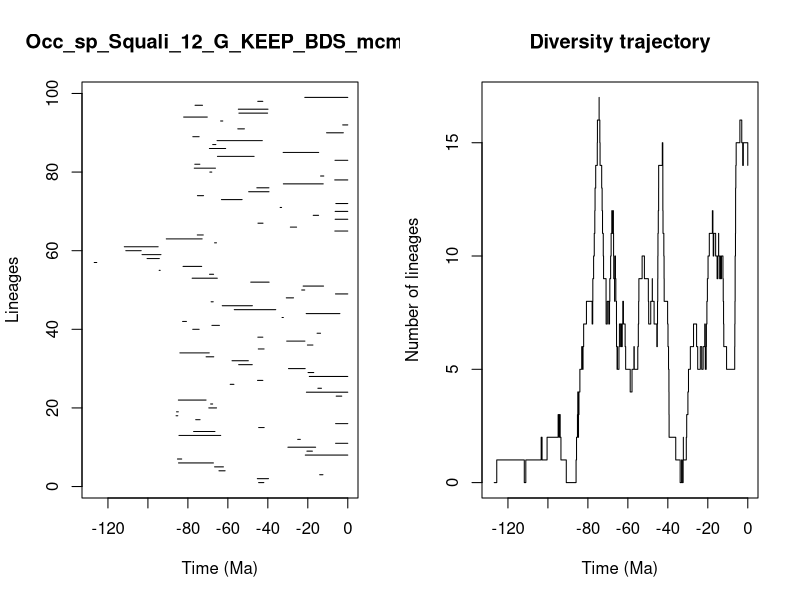

The R source for this figure:


pdf(file='../Results/Species/5_MA_bins_EP/pyrate_mcmc_logs/Occ_sp_Squali_12_G_KEEP_BDS_mcmc_LTT.pdf',width=0.6*20, height=0.6*10)
title = "Occ_sp_Squali_12_G_KEEP_BDS_mcmc"
ts=c(44.60699264198795, 45.259991040149366,14.054325461629512,64.45776685750054,66.64934896216238,84.69249740411352,85.2214711938852,21.26521550184895,20.455323698798363,29.955716317613426,6.09880677019318,25.053772838444104,84.46593869586722,77.141964422727,44.59073358243101,6.090241634638471,76.08924698908731,85.91380503576198,85.68376048989833,69.54730999921236,68.62331597810787,84.7718119655667,5.807032198264682,20.70662531569344,14.955409428527283,58.82877489471519,45.16112608201367,19.25024796176908,19.875771255053635,29.666031356300916,54.59392383118818,57.91890433667152,70.8925740544468,84.0050475676019,44.77722656760511,20.209233181059755,30.561072536088062,44.99783575128517,15.357469002612305,77.57916006821083,67.97983670417922,82.64845956976508,32.888348006006254,20.809586466866477,56.799820947688644,62.80963806667259,68.37490627774379,30.763967445785077,6.156626778960928,23.052165923115915,22.338014399426775,48.55205228325963,77.87373263733363,69.17397019670469,94.37826709854787,82.42583979891745,126.86663555905311,100.4196128085056,102.93336267543377,111.05919547172489,111.82122846773709,66.64943613919468,90.81074154199017,75.30495198516086,6.476422000401498,28.735870041352925,44.94056717465365,6.325121796255091,17.294518503260395,6.3220208373733975,33.835418774858184,5.973513479048611,63.21605035879433,75.22882396831373,49.5882692893856,45.506865039523404,32.238104325209434,6.535985556845965,13.612908598843857,69.02566963897799,76.81208447244931,76.53943687301894,6.400601078497769,65.21281353742829,32.343887926133185,69.239099884231,67.58079889840032,65.40209059400611,77.53031043967145,10.612548959993577,55.033882264781546,2.5432810316033883,63.62653314829117,82.11905214203591,54.479133460614946,54.76595922066569,76.41243414337262,45.04080688559165,21.5083710064855)
te=c(42.001338582059, 39.650627440232014,12.425465432584561,61.364723164379676,62.211819827550904,67.23311384338453,83.0954280096145,0.0,17.710882852332716,16.08095871156829,0.0,23.757601447029636,63.57679949770102,66.46272164126782,41.832805533912094,0.0,73.90881127747745,85.05656116705319,84.78620142810418,65.6650067811916,67.60806026680518,70.90707785278954,3.011371670752881,0.0,13.165387855617347,56.97112868272907,42.492659421777475,0.0,17.019145108973113,21.31011528694863,47.78839136843812,49.7561352316863,67.05818759056768,69.30913855893982,41.880310009707934,17.450435935080275,21.450188675306066,42.498088475806945,13.632385375926615,74.3816367332554,64.22264811962134,80.72464747872357,32.24138727632115,3.94840213216748,36.04216003120355,47.739283877314335,67.32182295274994,27.143769772294107,0.0,21.535560698870874,12.118786580873136,39.3646501855999,65.28298352332061,67.14593183908508,93.86344449162472,73.09686651768332,125.59894725386309,94.28954536202278,93.48110583246367,103.37747952632532,94.8899438934136,65.69732706541373,72.87197534826592,72.30723391533375,0.0,25.611028464212737,42.41445377490886,0.0,14.60566300143965,0.0,33.12225640353445,0.0,52.8655560588078,72.15768003134576,39.41406236452392,39.452432795725606,12.279275648130294,0.0,12.004176076648621,68.03736151824026,66.20666050762124,74.02142042756216,0.0,46.871191282936834,14.556027597552717,61.10381734118519,66.01355527574725,42.76581091011813,74.38389534896264,2.2244307446016043,51.723046082450225,0.0,62.536912996717994,70.29267708045833,40.11054449592814,39.91565958214183,72.67948524539817,42.51898554535806,0.0)
div_traj=c(0, 1,0,1,2,1,2,3,2,3,2,1,0,1,2,3,4,3,2,3,4,5,6,5,6,7,8,7,8,9,10,11,12,13,14,15,16,17,16,15,14,13,12,11,10,9,8,7,8,7,8,7,8,9,10,11,12,11,12,11,12,11,10,9,8,9,10,9,8,7,6,5,6,5,6,7,6,7,6,7,8,7,6,5,4,5,6,5,6,7,8,9,10,9,8,7,8,9,8,7,6,7,8,9,10,11,12,13,14,15,14,13,12,11,10,9,8,7,6,5,4,3,2,1,0,1,0,1,2,1,2,3,4,5,6,7,6,5,6,5,6,7,6,7,6,5,6,7,8,9,10,11,12,11,10,11,10,9,10,11,10,9,10,9,10,9,8,7,6,5,6,7,8,9,10,11,12,13,14,15,16,15,14,15,14)
time_events=c(126.86663555905311, 125.59894725386309,111.82122846773709,111.05919547172489,103.37747952632532,102.93336267543377,100.4196128085056,94.8899438934136,94.37826709854787,94.28954536202278,93.86344449162472,93.48110583246367,90.81074154199017,85.91380503576198,85.68376048989833,85.2214711938852,85.05656116705319,84.78620142810418,84.7718119655667,84.69249740411352,84.46593869586722,84.0050475676019,83.0954280096145,82.64845956976508,82.42583979891745,82.11905214203591,80.72464747872357,77.87373263733363,77.57916006821083,77.53031043967145,77.141964422727,76.81208447244931,76.53943687301894,76.41243414337262,76.08924698908731,75.30495198516086,75.22882396831373,74.38389534896264,74.3816367332554,74.02142042756216,73.90881127747745,73.09686651768332,72.87197534826592,72.67948524539817,72.30723391533375,72.15768003134576,70.90707785278954,70.8925740544468,70.29267708045833,69.54730999921236,69.30913855893982,69.239099884231,69.17397019670469,69.02566963897799,68.62331597810787,68.37490627774379,68.03736151824026,67.97983670417922,67.60806026680518,67.58079889840032,67.32182295274994,67.23311384338453,67.14593183908508,67.05818759056768,66.64943613919468,66.64934896216238,66.46272164126782,66.20666050762124,66.01355527574725,65.69732706541373,65.6650067811916,65.40209059400611,65.28298352332061,65.21281353742829,64.45776685750054,64.22264811962134,63.62653314829117,63.57679949770102,63.21605035879433,62.80963806667259,62.536912996717994,62.211819827550904,61.364723164379676,61.10381734118519,58.82877489471519,57.91890433667152,56.97112868272907,56.799820947688644,55.033882264781546,54.76595922066569,54.59392383118818,54.479133460614946,52.8655560588078,51.723046082450225,49.7561352316863,49.5882692893856,48.55205228325963,47.78839136843812,47.739283877314335,46.871191282936834,45.506865039523404,45.259991040149366,45.16112608201367,45.04080688559165,44.99783575128517,44.94056717465365,44.77722656760511,44.60699264198795,44.59073358243101,42.76581091011813,42.51898554535806,42.498088475806945,42.492659421777475,42.41445377490886,42.001338582059,41.880310009707934,41.832805533912094,40.11054449592814,39.91565958214183,39.650627440232014,39.452432795725606,39.41406236452392,39.3646501855999,36.04216003120355,33.835418774858184,33.12225640353445,32.888348006006254,32.343887926133185,32.24138727632115,32.238104325209434,30.763967445785077,30.561072536088062,29.955716317613426,29.666031356300916,28.735870041352925,27.143769772294107,25.611028464212737,25.053772838444104,23.757601447029636,23.052165923115915,22.338014399426775,21.535560698870874,21.5083710064855,21.450188675306066,21.31011528694863,21.26521550184895,20.809586466866477,20.70662531569344,20.455323698798363,20.209233181059755,19.875771255053635,19.25024796176908,17.710882852332716,17.450435935080275,17.294518503260395,17.019145108973113,16.08095871156829,15.357469002612305,14.955409428527283,14.60566300143965,14.556027597552717,14.054325461629512,13.632385375926615,13.612908598843857,13.165387855617347,12.425465432584561,12.279275648130294,12.118786580873136,12.004176076648621,10.612548959993577,6.535985556845965,6.476422000401498,6.400601078497769,6.325121796255091,6.3220208373733975,6.156626778960928,6.09880677019318,6.090241634638471,5.973513479048611,5.807032198264682,3.94840213216748,3.011371670752881,2.5432810316033883,2.2244307446016043,0.0)
                par(mfrow=c(1,2))
                L = length(ts)
                plot(ts, 1:L , xlim=c(-max(ts)-1,0), pch=20, type="n", main=title,xlab="Time (Ma)",ylab="Lineages")
                for (i in 1:L){segments(x0=-te[i],y0=i,x1=-ts[i],y1=i)}    
                t = -time_events
                plot(div_traj ~ t,type="s", main = "Diversity trajectory",xlab="Time (Ma)",ylab="Number of lineages",xlim=c(-max(ts)-1,0))
                abline(v=c(65,200,251,367,445),lty=2,col="gray")
                
